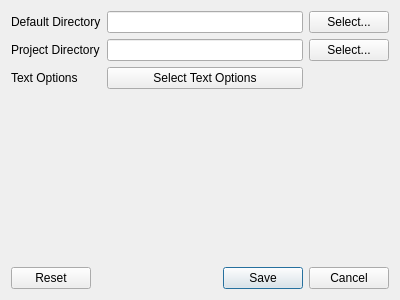
<?xml version="1.0" encoding="UTF-8"?>
<ui version="4.0">
 <class>Preferences</class>
 <widget class="QWidget" name="Preferences">
  <property name="geometry">
   <rect>
    <x>0</x>
    <y>0</y>
    <width>400</width>
    <height>300</height>
   </rect>
  </property>
  <property name="windowTitle">
   <string>Preferences</string>
  </property>
  <layout class="QGridLayout" name="gridLayout">
   <item row="0" column="0">
    <widget class="QLabel" name="label">
     <property name="text">
      <string>Default Directory</string>
     </property>
    </widget>
   </item>
   <item row="0" column="1">
    <widget class="QLineEdit" name="defaultDirectory"/>
   </item>
   <item row="4" column="0" colspan="3">
    <widget class="QDialogButtonBox" name="buttons">
     <property name="standardButtons">
      <set>QDialogButtonBox::Cancel|QDialogButtonBox::Reset|QDialogButtonBox::Save</set>
     </property>
    </widget>
   </item>
   <item row="3" column="1">
    <spacer name="verticalSpacer">
     <property name="orientation">
      <enum>Qt::Vertical</enum>
     </property>
     <property name="sizeHint" stdset="0">
      <size>
       <width>20</width>
       <height>40</height>
      </size>
     </property>
    </spacer>
   </item>
   <item row="1" column="0">
    <widget class="QLabel" name="label_2">
     <property name="text">
      <string>Project Directory</string>
     </property>
    </widget>
   </item>
   <item row="1" column="1">
    <widget class="QLineEdit" name="projectDirectory"/>
   </item>
   <item row="0" column="2">
    <widget class="QPushButton" name="defaultDirectoryButton">
     <property name="text">
      <string>Select...</string>
     </property>
    </widget>
   </item>
   <item row="1" column="2">
    <widget class="QPushButton" name="projectDirectoryButton">
     <property name="text">
      <string>Select...</string>
     </property>
    </widget>
   </item>
   <item row="2" column="0">
    <widget class="QLabel" name="label_3">
     <property name="text">
      <string>Text Options</string>
     </property>
    </widget>
   </item>
   <item row="2" column="1">
    <widget class="QTextOptionsButton" name="textOptions">
     <property name="text">
      <string>Select Text Options</string>
     </property>
    </widget>
   </item>
  </layout>
 </widget>
 <customwidgets>
  <customwidget>
   <class>QTextOptionsButton</class>
   <extends>QPushButton</extends>
   <header>gui/QTextOptionsButton</header>
  </customwidget>
 </customwidgets>
 <resources/>
 <connections/>
</ui>
